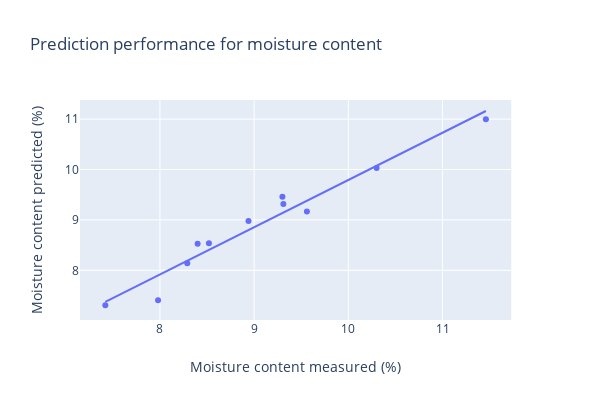

Here is the notebook cell this chart was saved with:
### Code cell
df_pred = pd.DataFrame()
df_pred['y'] = y_test_oleo
df_pred['y_pred'] = y_pred
fig = px.scatter(df_pred, x="y", y="y_pred", trendline="ols", title="Prediction performance for moisture content ",
                 labels={
                     "y": "Moisture content measured (%)",
                     "y_pred": "Moisture content predicted (%)",

                 },width=600, height=400)
fig.show()

### Figure 1 — Plotly figure (JSON) as saved in the notebook; plotly's stock layout.template omitted (floating-point values rounded to 4 significant figures)
{"data": [{"hoverlabel": {"namelength": 0}, "hovertemplate": "Moisture content measured (%)=%{x}<br>Moisture content predicted (%)=%{y}", "legendgroup": "", "marker": {"color": "#636efa", "symbol": "circle"}, "mode": "markers", "name": "", "showlegend": false, "type": "scatter", "x": [7.98, 8.52, 9.31, 7.42, 8.29, 9.56, 9.3, 11.46, 10.3, 8.94, 8.4], "xaxis": "x", "y": [7.409, 8.535, 9.315, 7.307, 8.141, 9.166, 9.46, 11.0, 10.03, 8.98, 8.529], "yaxis": "y"}, {"hoverlabel": {"namelength": 0}, "hovertemplate": "<b>OLS trendline</b><br>y_pred = 0.936620 * y + 0.426640<br>R<sup>2</sup>=0.952638<br><br>Moisture content measured (%)=%{x}<br>Moisture content predicted (%)=%{y} <b>(trend)</b>", "legendgroup": "", "marker": {"color": "#636efa", "symbol": "circle"}, "mode": "lines", "name": "", "showlegend": false, "type": "scatter", "x": [7.42, 7.98, 8.29, 8.4, 8.52, 8.94, 9.3, 9.31, 9.56, 10.3, 11.46], "xaxis": "x", "y": [7.376, 7.901, 8.191, 8.294, 8.407, 8.8, 9.137, 9.147, 9.381, 10.07, 11.16], "yaxis": "y"}], "layout": {"height": 400, "legend": {"tracegroupgap": 0}, "title": {"text": "Prediction performance for moisture content "}, "width": 600, "xaxis": {"anchor": "y", "domain": [0, 0.98], "title": {"text": "Moisture content measured (%)"}}, "yaxis": {"anchor": "x", "domain": [0, 1], "title": {"text": "Moisture content predicted (%)"}}}}
